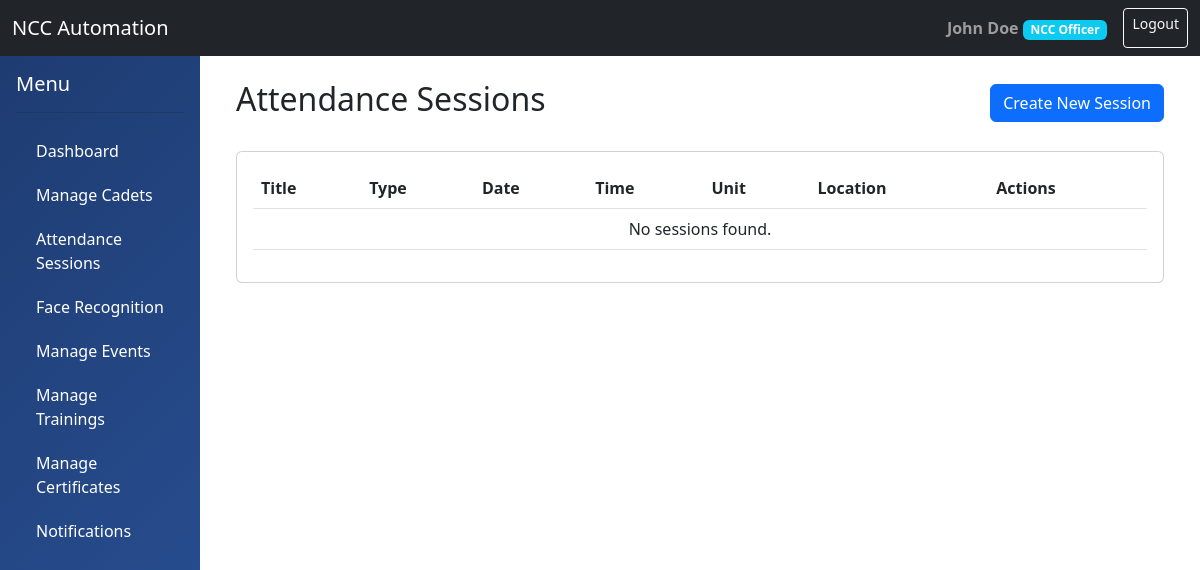
Page /attendance/sessions/ (signed in) on the earlier database version.
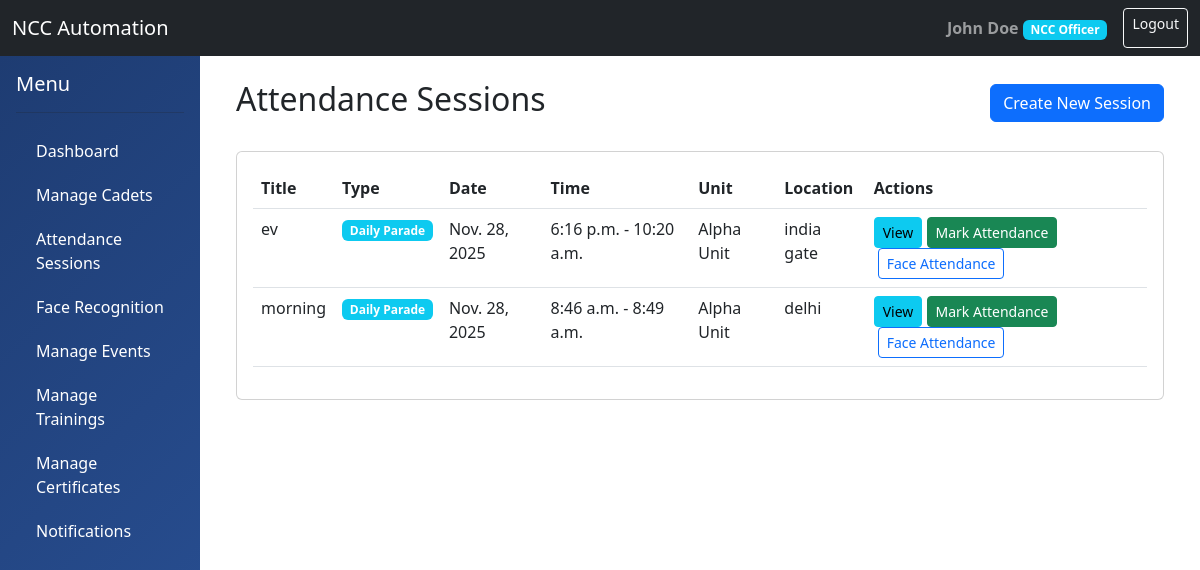
Same page on the later database version.
### accounts/models.py (models this page shows, shortened)
class User(AbstractUser):
    ROLE_CHOICES = (
        ('ADMIN', 'Administrator'),
        ('OFFICER', 'NCC Officer'),
        ('CADET', 'Cadet'),
    )
    role = models.CharField(max_length=10, choices=ROLE_CHOICES, default='CADET')
    phone_number = models.CharField(max_length=15, blank=True, null=True)
    profile_picture = models.ImageField(upload_to='profiles/', blank=True, null=True)
    date_of_birth = models.DateField(blank=True, null=True)
    address = models.TextField(blank=True, null=True)
    created_at = models.DateTimeField(auto_now_add=True)
    updated_at = models.DateTimeField(auto_now=True)
    is_active_member = models.BooleanField(default=True)
    class Meta:
        db_table = 'users'
        permissions = (
            ('can_view_all_cadets', 'Can view all cadets'),
            ('can_manage_unit', 'Can manage unit'),
            ('can_mark_attendance', 'Can mark attendance'),
            ('can_create_events', 'Can create events'),
        )

### attendance/models.py (models this page shows, shortened)
class AttendanceSession(models.Model):
    SESSION_TYPE_CHOICES = (
        ('DAILY', 'Daily Parade'),
        ('WEEKLY', 'Weekly Training'),
        ('SPECIAL', 'Special Event'),
        ('CAMP', 'Camp'),
    )
    title = models.CharField(max_length=200)
    session_type = models.CharField(max_length=20, choices=SESSION_TYPE_CHOICES)
    date = models.DateField(default=timezone.now)
    start_time = models.TimeField()
    end_time = models.TimeField()
    unit = models.ForeignKey('units.Unit', on_delete=models.CASCADE, related_name='sessions')
    created_by = models.ForeignKey('accounts.Officer', on_delete=models.SET_NULL, null=True)
    is_mandatory = models.BooleanField(default=True)
    location = models.CharField(max_length=200)
    notes = models.TextField(blank=True)
    is_active = models.BooleanField(default=True)
    created_at = models.DateTimeField(auto_now_add=True)
    class Meta:
        db_table = 'attendance_sessions'
        ordering = ['-date', '-start_time']

### units/models.py (models this page shows, shortened)
class Unit(models.Model):
    WING_CHOICES = (
        ('ARMY', 'Army Wing'),
        ('NAVY', 'Navy Wing'),
        ('AIR', 'Air Wing'),
    )
    name = models.CharField(max_length=200)
    wing = models.CharField(max_length=10, choices=WING_CHOICES)
    unit_code = models.CharField(max_length=50, unique=True)
    location = models.CharField(max_length=200)
    contact_email = models.EmailField()
    contact_phone = models.CharField(max_length=15)
    established_date = models.DateField(blank=True, null=True)
    is_active = models.BooleanField(default=True)
    created_at = models.DateTimeField(auto_now_add=True)
    class Meta:
        db_table = 'units'
        ordering = ['name']

### attendance/views.py (the view)
# urls.py: path('sessions/', views.attendance_session_list, name='attendance_session_list'),
@officer_required
def attendance_session_list(request):
    user = request.user
    if user.role == 'ADMIN':
        sessions = AttendanceSession.objects.all()
    elif hasattr(user, 'officer_profile'):
        sessions = AttendanceSession.objects.filter(unit=user.officer_profile.unit)
    else:
        sessions = AttendanceSession.objects.none()
    return render(request, 'attendance/session_list.html', {'sessions': sessions})

### templates/attendance/session_list.html (shortened to what this page needs)
{% extends 'base.html' %}
{% block content %}
<div class="container">
    <div class="d-flex justify-content-between align-items-center mb-4">
        <h2>Attendance Sessions</h2>
        <a href="{% url 'attendance_session_create' %}" class="btn btn-primary">Create New Session</a>
    </div>
    <div class="card">
        <div class="card-body">
            <table class="table table-hover">
                <thead>
                    <tr>
                        <th>Title</th>
                        <th>Type</th>
                        <th>Date</th>
                        <th>Time</th>
                        <th>Unit</th>
                        <th>Location</th>
                        <th>Actions</th>
                    </tr>
                </thead>
                <tbody>
                    {% for session in sessions %}
                    <tr>
                        <td>{{ session.title }}</td>
                        <td><span class="badge bg-info">{{ session.get_session_type_display }}</span></td>
                        <td>{{ session.date }}</td>
                        <td>{{ session.start_time }} - {{ session.end_time }}</td>
                        <td>{{ session.unit.name }}</td>
                        <td>{{ session.location }}</td>
                        <td>
                            <a href="{% url 'attendance_session_detail' session.id %}" class="btn btn-sm btn-info">View</a>
                            <a href="{% url 'mark_attendance' session.id %}" class="btn btn-sm btn-success">Mark Attendance</a>
                            {% if user.is_staff or user == session.created_by.user or user.officer_profile and user.officer_profile.unit == session.unit %}
                                <a href="{% url 'face_attendance' session.id %}" class="btn btn-sm btn-outline-primary ms-1">Face Attendance</a>
                            {% endif %}
                        </td>
                    </tr>
                    {% empty %}
                    <tr>
                        <td colspan="7" class="text-center">No sessions found.</td>
                    </tr>
                    {% endfor %}
                </tbody>
            </table>
        </div>
    </div>
</div>
{% endblock %}

### templates/base.html (shortened to what this page needs)
<!DOCTYPE html>
<html lang="en">
<head>
    <link href="https://cdn.jsdelivr.net/npm/bootstrap@5.3.0/dist/css/bootstrap.min.css" rel="stylesheet">
</head>
<body>
    <nav class="navbar navbar-expand-lg navbar-dark bg-dark">
        <div class="container-fluid">
            <a class="navbar-brand" href="{% url 'dashboard' %}">NCC Automation</a>
            <div class="d-flex">
                {% if user.is_authenticated %}
                <span class="navbar-text me-3">
                    <strong>{{ user.get_full_name }}</strong>
                    <span class="badge bg-info">{{ user.get_role_display }}</span>
                </span>
                <a href="{% url 'logout' %}" class="btn btn-outline-light btn-sm">Logout</a>
                {% endif %}
            </div>
        </div>
    </nav>
    <div class="container-fluid">
        <div class="row">
            {% if user.is_authenticated %}
            <div class="col-md-2 sidebar p-0">
                <div class="p-3">
                    <h5 class="text-white">Menu</h5>
                    <hr class="bg-white">
                    <a href="{% url 'dashboard' %}">Dashboard</a>
                    {% if user.role != 'CADET' %}
                        <a href="{% url 'cadet_list' %}">Manage Cadets</a>
                        <a href="{% url 'attendance_session_list' %}">Attendance Sessions</a>
                        <a href="{% url 'face_management' %}">Face Recognition</a>
                        <a href="{% url 'event_list' %}">Manage Events</a>
                        <a href="{% url 'training_list' %}">Manage Trainings</a>
                        <a href="{% url 'certificate_list' %}">Manage Certificates</a>
                        <a href="{% url 'notification_list' %}">Notifications</a>
                    {% endif %}
                </div>
            </div>
            {% endif %}
            <div class="col-md-10 p-4">
                {% block content %}{% endblock %}
            </div>
        </div>
    </div>
</body>
</html>

### templates/base.html (style rules this page uses)
.sidebar { min-height: 100vh; background: linear-gradient(135deg, #1e3c72 0%, #2a5298 100%); }
.sidebar a { color: white; text-decoration: none; padding: 10px 20px; display: block; transition: all 0.3s; }

Differences in the rows shown:
added AttendanceSession: title "ev", session_type "Daily Parade", date "Nov. 28, 2025", start_time "6:16 p.m.", end_time "10:20 a.m.", unit.name "Alpha Unit", location "india gate", shows "Face Attendance"
added AttendanceSession: title "morning", session_type "Daily Parade", date "Nov. 28, 2025", start_time "8:46 a.m.", end_time "8:49 a.m.", unit.name "Alpha Unit", location "delhi", shows "Face Attendance"
Other differences:
text no longer shown: "No sessions found."
